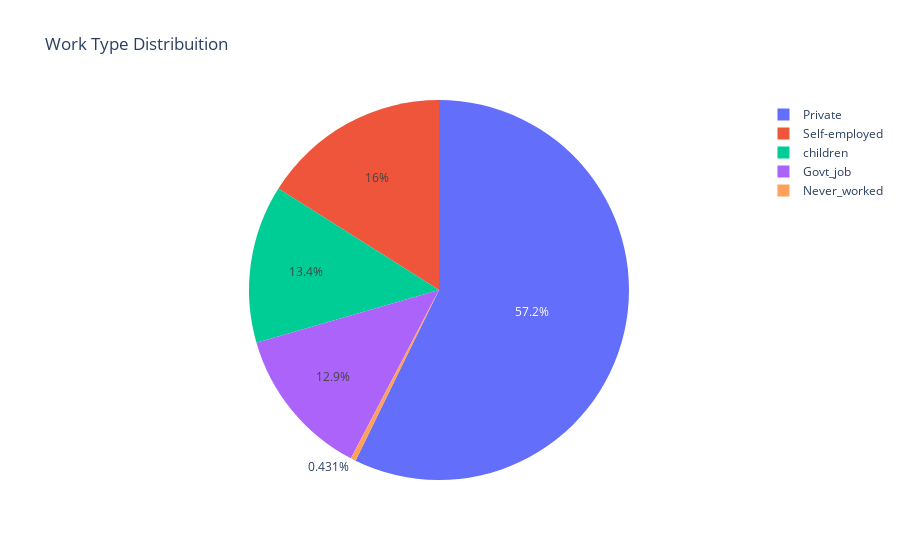

The code cell stored with this chart in its notebook:
### Code cell
pie_graph(df_eda,'Work Type Distribuition', 'work_type')

### Figure 1 — Plotly figure (JSON) as saved in the notebook; plotly's stock layout.template omitted (floating-point values rounded to 4 significant figures)
{"data": [{"labels": ["Private", "Self-employed", "children", "Govt_job", "Never_worked"], "type": "pie", "values": [2925, 819, 687, 657, 22]}], "layout": {"title": {"text": "Work Type Distribuition"}}}
